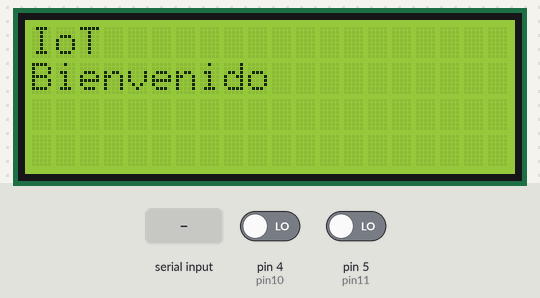
This sketch was run on a simulated Arduino Uno, built with avr-gcc and run on an emulated ATmega328P. Shown: 20×4 character LCD. The test bench sets the inputs (shaded band); at power-on: pin 4 (pin10) LOW, pin 5 (pin11) LOW. What the sketch prints to the serial monitor is not drawn.

Above: at 0.1 s.
At 9.3 s:
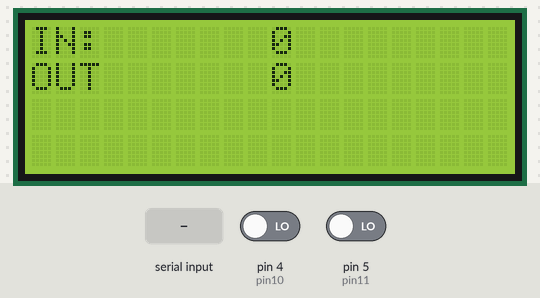
9.4 s: pin 4 (pin10) driven HIGH
11.0 s: "1" received over Serial
At 13.9 s:
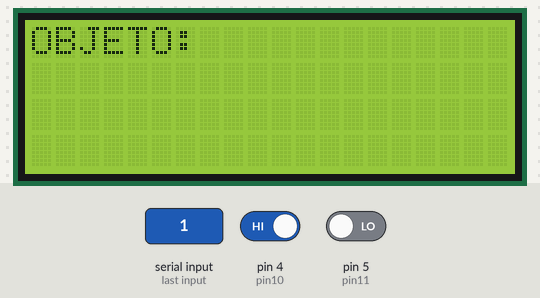
14.0 s: pin 4 (pin10) driven LOW
Timing chart, 0 to 17.0 s (numbered marks = the images above; inputs shaded):
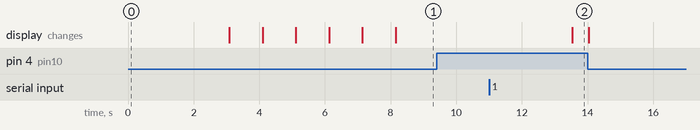

Measured:
- after the input at 9.4 s, every drawn part: stays the same

The sketch:

laser-tx.ino
```cpp
#include <SoftwareSerial.h>
#include <LiquidCrystal_I2C.h> //Libreria para control de LCD
#include <Wire.h>  //Libreria complemento para control de protocolo i2C
SoftwareSerial mySerialnode(2,3); // RX, TX PIN3 ENVIA A NODE D3
//Ultrasonic ultrasonic(4, 5);//Trig,Echo
//Ultrasonic ultrasonic2(8, 9);//Trig,Echo
SoftwareSerial mySerialbt(6,7); // RX, TX
LiquidCrystal_I2C lcd(0x27,20,4); // LCD
int dato=0;
int dato2=0;
int distancia=0;
int distancia2=0;
int contador=0;  //contador entradas
int contador2=0;
int contador3=0;
int contador4=0; // contador salida
int centinela=0;
int centinela2=0;
int pin10 = 4;
int pin11 = 5;

void setup()
{
    Serial.begin(115200);
    mySerialnode.begin(115200);
    // pin 11 sensor Temperatura  DHT11
    pinMode(pin10, INPUT);
    pinMode(pin11, INPUT);

    /////lcd
  lcd.init();
  lcd.backlight();
  //Display Welcome Message
  lcd.setCursor(0, 0);
  lcd.print("IoT");
  lcd.setCursor(0, 1);
  lcd.print("Bienvenido");
  delay(3000);
  lcd.clear();
  lcd.setCursor(0, 0);
  lcd.print("CONECTANDO");
  delay(1000);
  lcd.setCursor(0, 0);
  lcd.print("CONECTANDO.");
  delay(1000);
  lcd.setCursor(0, 0);
  lcd.print("CONECTANDO..");
  delay(1000);
  lcd.setCursor(0, 0);
  lcd.print("CONECTANDO...");
  delay(1000);
  lcd.setCursor(0, 0);
  lcd.print("CONECTANDO....");
  delay(1000);

  lcd.clear();
  lcd.setCursor(0, 0);
  lcd.print("IN:");
  lcd.setCursor(10, 0);
  lcd.print(contador);

  lcd.setCursor(0, 1);
  lcd.print("OUT");
  lcd.setCursor(10, 1);
  lcd.print(contador4);
}

void loop()
{
    distancia  = digitalRead(pin10);  //lectura digital de pin10
    distancia2 = digitalRead(pin11);  //lectura digital de pin11
    delay(80);

    /////entrada
    if((distancia == HIGH)&&(centinela==0))
    {
      Serial.println("D1= "+String(distancia));
      centinela=1;

    }
    if((distancia2 == HIGH)&&(centinela==1)&&(distancia == LOW))
    {
      contador++;
      Serial.println("D2= "+String(distancia2));
      Serial.println("Contador entrada: "+String(contador)+"@");
      /////////LCD
      lcd.clear();
      lcd.setCursor(0, 0);
      lcd.print("IN:");
      lcd.setCursor(10, 0);
      lcd.print(contador);

      lcd.setCursor(0, 1);
      lcd.print("OUT");
      lcd.setCursor(10, 1);
      lcd.print(contador4);
      centinela=0;
    }

    ///salida
    if((distancia2 == HIGH)&&(centinela2==0))
    {
      Serial.println("D2= "+String(distancia2));
      centinela2=1;
    }
    if((distancia == HIGH)&&(centinela2==1)&&(distancia2 == LOW))
    {
      contador4++;
      Serial.println("D1= "+String(distancia));
      Serial.println("Contador salida: "+String(contador4)+"@");
       /////////LCD
      lcd.clear();
      lcd.setCursor(0, 0);
      lcd.print("IN:");
      lcd.setCursor(10, 0);
      lcd.print(contador);

      lcd.setCursor(0, 1);
      lcd.print("OUT");
      lcd.setCursor(10, 1);
      lcd.print(contador4);

      centinela2=0;
    }

    if((centinela==1)||(centinela2==1))
      {contador3++;}
    else
      {contador3=0;}

    if(contador3>50)
      {
        centinela=0;
        centinela2=0;
        Serial.println("No entro");
        lcd.clear();
      lcd.setCursor(0, 0);
      lcd.print("OBJETO:");
      delay(500);
        lcd.clear();
      lcd.setCursor(0, 0);
      lcd.print("IN:");
      lcd.setCursor(10, 0);
      lcd.print(contador);

      lcd.setCursor(0, 1);
      lcd.print("OUT");
      lcd.setCursor(10, 1);
      lcd.print(contador4);
      centinela=0;
      }
    ///////////////////////////////Comunicacion PC
    if (Serial.available()>0)
    {
      dato=Serial.read();
      if(dato=='1')
      {
        Serial.println("Contador entrada:"+String(contador)+"@"); //PC test
        Serial.println("Contador salida :"+String(contador4)+"@"); //PC test
        mySerialnode.println(String(contador)+"@");//Actualizo dato a Node
      }
      dato=0;
    }

    //Para pedir dato desde bluetooth APK
    if (mySerialbt.available()>0)
    {
      dato2=mySerialbt.read();
      if(dato2=='1')
      {
        mySerialbt.println("_@"+String(contador)+"@;");
        dato=0;
      }
    }
    contador2++;
    if(contador2>300)
    {
      mySerialnode.println(String(contador)+"@");//Actualizo dato a Node
      mySerialbt.println("_@"+String(contador)+"@;");//Actualizo dato a BT
      Serial.println("Contador entrada: "+String(contador)+"@");//Actualizo dato a PC serial
      Serial.println("Contador salida : "+String(contador4)+"@");//Actualizo dato a PC serial
      contador2=0;
    }
}
```
